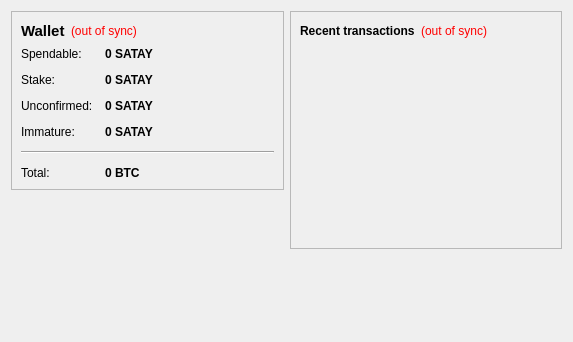
<?xml version="1.0" encoding="UTF-8"?>
<ui version="4.0">
 <class>OverviewPage</class>
 <widget class="QWidget" name="OverviewPage">
  <property name="geometry">
   <rect>
    <x>0</x>
    <y>0</y>
    <width>573</width>
    <height>342</height>
   </rect>
  </property>
  <property name="windowTitle">
   <string>Form</string>
  </property>
  <layout class="QHBoxLayout" name="horizontalLayout" stretch="1,1">
   <item>
    <layout class="QVBoxLayout" name="verticalLayout_2">
     <item>
      <widget class="QFrame" name="frame">
       <property name="frameShape">
        <enum>QFrame::StyledPanel</enum>
       </property>
       <property name="frameShadow">
        <enum>QFrame::Raised</enum>
       </property>
       <layout class="QVBoxLayout" name="verticalLayout_4">
        <item>
         <layout class="QHBoxLayout" name="horizontalLayout_4">
          <item>
           <widget class="QLabel" name="label_5">
            <property name="font">
             <font>
              <pointsize>11</pointsize>
              <weight>75</weight>
              <bold>true</bold>
             </font>
            </property>
            <property name="text">
             <string>Wallet</string>
            </property>
           </widget>
          </item>
          <item>
           <widget class="QLabel" name="labelWalletStatus">
            <property name="toolTip">
             <string>The displayed information may be out of date. Your wallet automatically synchronizes with the SATAYCOIN network after a connection is established, but this process has not completed yet.</string>
            </property>
            <property name="styleSheet">
             <string notr="true">QLabel { color: red; }</string>
            </property>
            <property name="text">
             <string notr="true">(out of sync)</string>
            </property>
            <property name="alignment">
             <set>Qt::AlignLeading|Qt::AlignLeft|Qt::AlignVCenter</set>
            </property>
           </widget>
          </item>
          <item>
           <spacer name="horizontalSpacer_2">
            <property name="orientation">
             <enum>Qt::Horizontal</enum>
            </property>
            <property name="sizeHint" stdset="0">
             <size>
              <width>40</width>
              <height>20</height>
             </size>
            </property>
           </spacer>
          </item>
         </layout>
        </item>
        <item>
         <layout class="QFormLayout" name="formLayout_2">
          <property name="fieldGrowthPolicy">
           <enum>QFormLayout::AllNonFixedFieldsGrow</enum>
          </property>
          <property name="horizontalSpacing">
           <number>12</number>
          </property>
          <property name="verticalSpacing">
           <number>12</number>
          </property>
          <item row="0" column="0">
           <widget class="QLabel" name="label">
            <property name="text">
             <string>Spendable:</string>
            </property>
           </widget>
          </item>
          <item row="0" column="1">
           <widget class="QLabel" name="labelBalance">
            <property name="font">
             <font>
              <weight>75</weight>
              <bold>true</bold>
             </font>
            </property>
            <property name="cursor">
             <cursorShape>IBeamCursor</cursorShape>
            </property>
            <property name="toolTip">
             <string>Your current spendable balance</string>
            </property>
            <property name="text">
             <string notr="true">0 SATAY</string>
            </property>
            <property name="textInteractionFlags">
             <set>Qt::LinksAccessibleByMouse|Qt::TextSelectableByKeyboard|Qt::TextSelectableByMouse</set>
            </property>
           </widget>
          </item>
          <item row="1" column="0">
           <widget class="QLabel" name="label_6">
            <property name="text">
             <string>Stake:</string>
            </property>
           </widget>
          </item>
          <item row="1" column="1">
           <widget class="QLabel" name="labelStake">
            <property name="font">
             <font>
              <weight>75</weight>
              <bold>true</bold>
             </font>
            </property>
            <property name="cursor">
             <cursorShape>IBeamCursor</cursorShape>
            </property>
            <property name="toolTip">
             <string>Total of coins that was staked, and do not yet count toward the current balance</string>
            </property>
            <property name="text">
             <string notr="true">0 SATAY</string>
            </property>
            <property name="textInteractionFlags">
             <set>Qt::LinksAccessibleByMouse|Qt::TextSelectableByKeyboard|Qt::TextSelectableByMouse</set>
            </property>
           </widget>
          </item>
          <item row="2" column="0">
           <widget class="QLabel" name="label_3">
            <property name="text">
             <string>Unconfirmed:</string>
            </property>
           </widget>
          </item>
          <item row="2" column="1">
           <widget class="QLabel" name="labelUnconfirmed">
            <property name="font">
             <font>
              <weight>75</weight>
              <bold>true</bold>
             </font>
            </property>
            <property name="cursor">
             <cursorShape>IBeamCursor</cursorShape>
            </property>
            <property name="toolTip">
             <string>Total of transactions that have yet to be confirmed, and do not yet count toward the current balance</string>
            </property>
            <property name="text">
             <string notr="true">0 SATAY</string>
            </property>
            <property name="textInteractionFlags">
             <set>Qt::LinksAccessibleByMouse|Qt::TextSelectableByKeyboard|Qt::TextSelectableByMouse</set>
            </property>
           </widget>
          </item>
          <item row="3" column="0">
           <widget class="QLabel" name="labelImmatureText">
            <property name="text">
             <string>Immature:</string>
            </property>
           </widget>
          </item>
          <item row="3" column="1">
           <widget class="QLabel" name="labelImmature">
            <property name="font">
             <font>
              <weight>75</weight>
              <bold>true</bold>
             </font>
            </property>
            <property name="toolTip">
             <string>Mined balance that has not yet matured</string>
            </property>
            <property name="text">
             <string notr="true">0 SATAY</string>
            </property>
            <property name="textInteractionFlags">
             <set>Qt::LinksAccessibleByMouse|Qt::TextSelectableByKeyboard|Qt::TextSelectableByMouse</set>
            </property>
           </widget>
          </item>
          <item row="4" column="0" colspan="2">
           <widget class="Line" name="line">
            <property name="orientation">
             <enum>Qt::Horizontal</enum>
            </property>
           </widget>
          </item>
          <item row="5" column="0">
           <widget class="QLabel" name="labelTotalText">
            <property name="text">
             <string>Total:</string>
            </property>
           </widget>
          </item>
          <item row="5" column="1">
           <widget class="QLabel" name="labelTotal">
            <property name="font">
             <font>
              <weight>75</weight>
              <bold>true</bold>
             </font>
            </property>
            <property name="cursor">
             <cursorShape>IBeamCursor</cursorShape>
            </property>
            <property name="toolTip">
             <string>Your current total balance</string>
            </property>
            <property name="text">
             <string notr="true">0 BTC</string>
            </property>
            <property name="textInteractionFlags">
             <set>Qt::LinksAccessibleByMouse|Qt::TextSelectableByKeyboard|Qt::TextSelectableByMouse</set>
            </property>
           </widget>
          </item>
         </layout>
        </item>
       </layout>
      </widget>
     </item>
     <item>
      <spacer name="verticalSpacer">
       <property name="orientation">
        <enum>Qt::Vertical</enum>
       </property>
       <property name="sizeHint" stdset="0">
        <size>
         <width>20</width>
         <height>40</height>
        </size>
       </property>
      </spacer>
     </item>
    </layout>
   </item>
   <item>
    <layout class="QVBoxLayout" name="verticalLayout_3">
     <item>
      <widget class="QFrame" name="frame_2">
       <property name="frameShape">
        <enum>QFrame::StyledPanel</enum>
       </property>
       <property name="frameShadow">
        <enum>QFrame::Raised</enum>
       </property>
       <layout class="QVBoxLayout" name="verticalLayout">
        <item>
         <layout class="QHBoxLayout" name="horizontalLayout_2">
          <item>
           <widget class="QLabel" name="label_4">
            <property name="text">
             <string>&lt;b&gt;Recent transactions&lt;/b&gt;</string>
            </property>
           </widget>
          </item>
          <item>
           <widget class="QLabel" name="labelTransactionsStatus">
            <property name="toolTip">
             <string>The displayed information may be out of date. Your wallet automatically synchronizes with the SATAYCOIN network after a connection is established, but this process has not completed yet.</string>
            </property>
            <property name="styleSheet">
             <string notr="true">QLabel { color: red; }</string>
            </property>
            <property name="text">
             <string notr="true">(out of sync)</string>
            </property>
            <property name="alignment">
             <set>Qt::AlignRight|Qt::AlignTrailing|Qt::AlignVCenter</set>
            </property>
           </widget>
          </item>
          <item>
           <spacer name="horizontalSpacer">
            <property name="orientation">
             <enum>Qt::Horizontal</enum>
            </property>
            <property name="sizeHint" stdset="0">
             <size>
              <width>40</width>
              <height>20</height>
             </size>
            </property>
           </spacer>
          </item>
         </layout>
        </item>
        <item>
         <widget class="QListView" name="listTransactions">
          <property name="styleSheet">
           <string notr="true">QListView { background: transparent; }</string>
          </property>
          <property name="frameShape">
           <enum>QFrame::NoFrame</enum>
          </property>
          <property name="verticalScrollBarPolicy">
           <enum>Qt::ScrollBarAlwaysOff</enum>
          </property>
          <property name="horizontalScrollBarPolicy">
           <enum>Qt::ScrollBarAlwaysOff</enum>
          </property>
          <property name="selectionMode">
           <enum>QAbstractItemView::NoSelection</enum>
          </property>
         </widget>
        </item>
       </layout>
      </widget>
     </item>
     <item>
      <spacer name="verticalSpacer_2">
       <property name="orientation">
        <enum>Qt::Vertical</enum>
       </property>
       <property name="sizeHint" stdset="0">
        <size>
         <width>20</width>
         <height>40</height>
        </size>
       </property>
      </spacer>
     </item>
    </layout>
   </item>
  </layout>
 </widget>
 <resources/>
 <connections/>
</ui>
